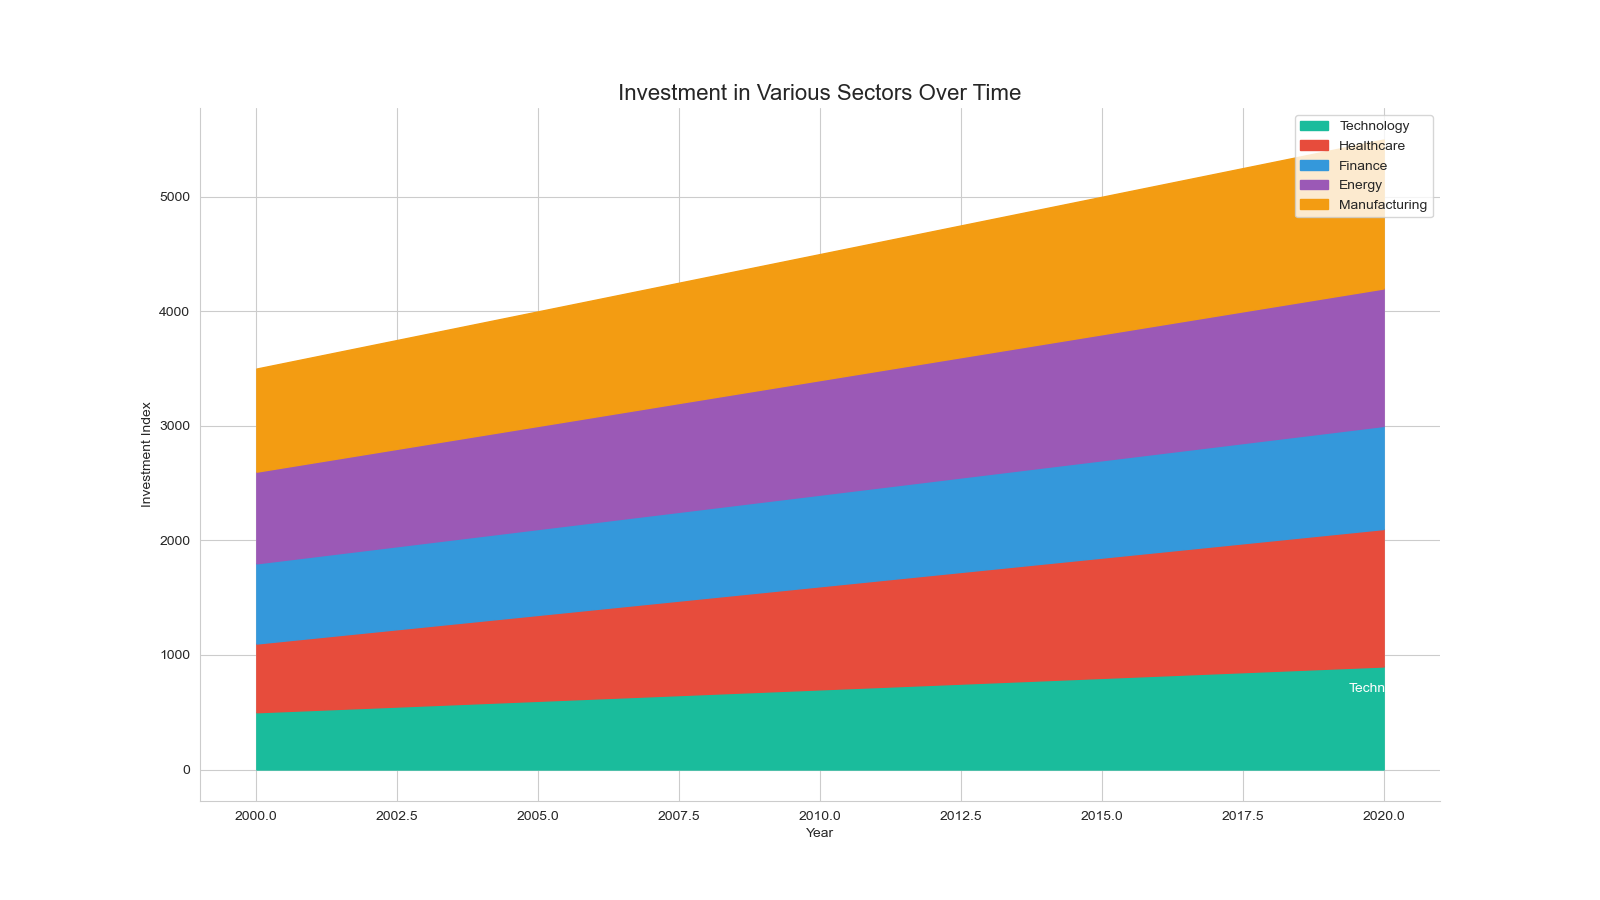

The script that drew this image:

import matplotlib.pyplot as plt
import pandas as pd
import seaborn as sns

data = {
    'Year': [i for i in range(2000, 2021)],
    'Technology': [500 + i*20 for i in range(21)],
    'Healthcare': [600 + i*30 for i in range(21)],
    'Finance': [700 + i*10 for i in range(21)],
    'Energy': [800 + i*20 for i in range(21)],
    'Manufacturing': [900 + i*20 for i in range(21)],
}
df = pd.DataFrame(data)

df_melted = df.melt('Year', var_name='Sector', value_name='Investment')

df_melted['Cumulative'] = df_melted.groupby('Year')['Investment'].cumsum()

plt.figure(figsize=(16, 9))
colors = ["#1ABC9C", "#E74C3C", "#3498DB", "#9B59B6", "#F39C12"]

for i, sector in enumerate(df_melted['Sector'].unique()):
    if i == 0:
        plt.fill_between(df['Year'], 0, df_melted[df_melted['Sector'] == sector]['Cumulative'], color=colors[i], label=sector)
    else:
        plt.fill_between(df['Year'], 
                         df_melted[df_melted['Sector'] == df_melted['Sector'].unique()[i-1]]['Cumulative'], 
                         df_melted[df_melted['Sector'] == sector]['Cumulative'], 
                         color=colors[i], label=sector)

last_year_data = df_melted[df_melted['Year'] == df['Year'].max()]
technology_last_value = last_year_data[last_year_data['Sector'] == 'Technology']['Cumulative'].values[0]
plt.text(df['Year'].max(), technology_last_value - 200, "Technology", verticalalignment='center', horizontalalignment='center', color="white", fontsize=10)

plt.title("Investment in Various Sectors Over Time", fontsize=16)
plt.xlabel("Year")
plt.ylabel("Investment Index")
plt.legend(loc='upper right')
sns.despine()
plt.show()
